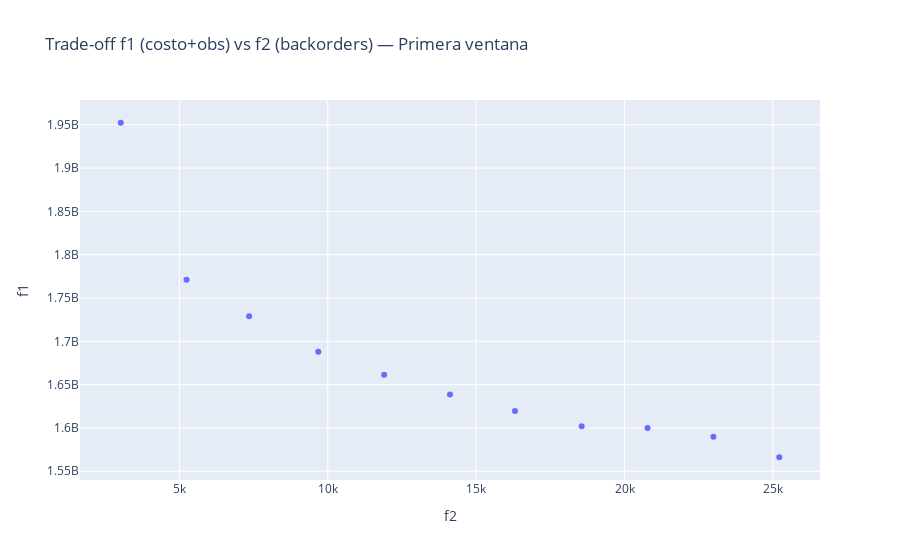

Write notebook code for a chart like this one.
### Code cell
## CELDA 19 -> RESULTADOS AUGMECON PRIMERA VENTANA Y ELECCIÓN

assert 'df_pareto_first' in globals() and not df_pareto_first.empty, "Ejecuta la Celda 16 primero."

# Gráfico 2D (trade-off): x=f2 (backorders), y=f1 (costo+obsolescencia)
fig = px.scatter(df_pareto_first, x="f2", y="f1", hover_data=["eps2"],title="Trade-off f1 (costo+obs) vs f2 (backorders) — Primera ventana")
fig.show()

# ======= ELECCIÓN =======
# Opción A: escoger por índice del DataFrame ordenado (menor f2 luego f1)
df_sorted = df_pareto_first.sort_values(["f2","f1"]).reset_index(drop=True)
display(df_sorted[["eps2","f2","f1"]])

# Cambia este índice si quieres escoger otro punto:
CHOICE_IDX = 0    # 0: más “servicio” (menor f2) dentro del frente muestreado
# Opción B: o define directamente un target de backorders para t_inicial (eps2):
EPS2_TARGET = None  # por ejemplo: EPS2_TARGET = 0.0  (si quieres intentar sin BO en t=1)

if EPS2_TARGET is not None:
    # escoger la fila más cercana al target
    k = int((df_pareto_first["f2"] - EPS2_TARGET).abs().idxmin())
    choice = df_pareto_first.iloc[k]
else:
    choice = df_sorted.iloc[CHOICE_IDX]

print("\n=== Solución elegida para ejecutar en t = 1 ===")
print(choice[["eps2","f2","f1"]])

# Publicar snapshot elegido como estado para arrancar HR
X_tini_sel = choice["X_tini"]
B_tini_sel = choice["B_tini"]
I_tini_sel = choice["I_tini"]
S_tini_sel = choice["S_tini"]

# Aplicar ejecución en t = 1:
t_exec = T[0]  # 1

# 1) Registrar órdenes ejecutadas en t=1
if 'plan_ejecutado' not in globals():
    plan_ejecutado = []
for (i, m_), q in X_tini_sel.items():
    if q > 1e-6:
        plan_ejecutado.append([t_exec, i, m_, q])

# 2) Actualizar backorder inicial para el próximo período (t=2)
for i in I:
    B_I[i] = float(B_tini_sel.get(i, 0.0))

# 3) Actualizar inventario por edades para el próximo período (t=2)
for i in I:
    for a in A:
        I_i0[i][a] = float(I_tini_sel.get((i, a), 0.0))

# 4) Actualizar pedidos en tránsito que lleguen fuera de la primera ventana
for i in I:
    for m_ in M:
        q = float(X_tini_sel.get((i, m_), 0.0))
        if q > 1e-6:
            llegada = t_exec + L_im[i][m_]
            if llegada <= T[-1] and llegada not in [t_exec]:
                pedidos_en_transito[i][llegada] += q

# 5) NUEVO: acumular costos globales del horizonte
costo_compra        += float(choice["f1"])
back_total          += float(choice["f2"])
costo_equiv_antiguo += float(choice["f1"]) + N * float(choice["f2"])

# 6) NUEVO: registrar Servido/Demandado en t=1 para el Fill Rate global
for i in I:
    dem_t = float(D_it.get(i, {}).get(t_exec, 0.0))
    srv_t = sum(S_tini_sel.get((i, a), 0.0) for a in A)
    srv_t = min(dem_t, srv_t)  # seguridad: nunca más que la demanda

    demand_hist.setdefault(i, {})[t_exec] = dem_t
    served_hist.setdefault(i, {})[t_exec] = srv_t

print("\nEstado para HR preparado (desde t=2).")

### Figure 1 — Plotly figure (JSON) as saved in the notebook; plotly's stock layout.template omitted (floating-point values rounded to 4 significant figures)
{"data": [{"customdata": [[3024], [5243.0], [7462.0], [9680.0], [11900.0], [14118], [16340.0], [18560.0], [20770.0], [22990.0], [25212]], "hovertemplate": "f2=%{x}<br>f1=%{y}<br>eps2=%{customdata[0]}<extra></extra>", "legendgroup": "", "marker": {"color": "#636efa", "symbol": "circle"}, "mode": "markers", "name": "", "orientation": "v", "showlegend": false, "type": "scatter", "x": [3024, 5242, 7350, 9680, 11899, 14118, 16307, 18555, 20774, 22993, 25212], "xaxis": "x", "y": [1952000000.0, 1771000000.0, 1729000000.0, 1688000000.0, 1661000000.0, 1638000000.0, 1620000000.0, 1602000000.0, 1600000000.0, 1590000000.0, 1566165000], "yaxis": "y"}], "layout": {"legend": {"tracegroupgap": 0}, "title": {"text": "Trade-off f1 (costo+obs) vs f2 (backorders) — Primera ventana"}, "xaxis": {"anchor": "y", "domain": [0, 1], "title": {"text": "f2"}}, "yaxis": {"anchor": "x", "domain": [0, 1], "title": {"text": "f1"}}}}
